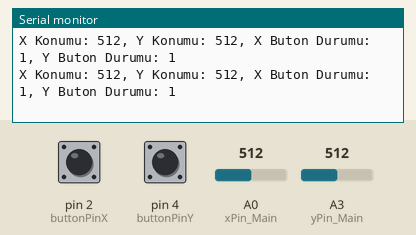
This sketch was run on a simulated Arduino Uno, built with avr-gcc and run on an emulated ATmega328P. Shown: the last lines printed to the serial monitor. Inputs (shaded band) come from the test bench; at power-on: A0 (xPin_Main) = 512, A3 (yPin_Main) = 512, pin 2 (buttonPinX) HIGH, pin 4 (buttonPinY) HIGH.

Above: at 1.2 s.
1.3 s: A0 (xPin_Main) set to 716
At 1.35 s:
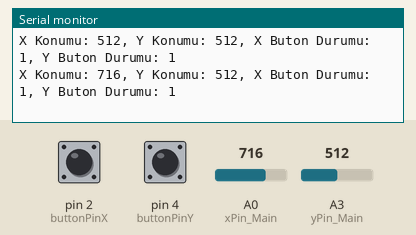
4.3 s: A3 (yPin_Main) set to 716
At 4.35 s:
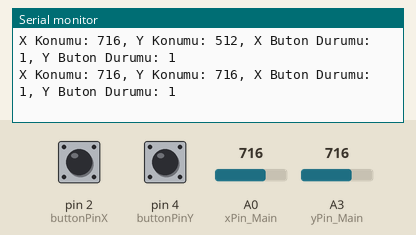
7.3 s: pin 2 (buttonPinX) pulled LOW for 0.15 s
At 7.45 s:
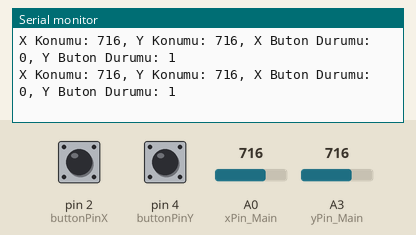
10.4 s: pin 4 (buttonPinY) pulled LOW for 0.15 s
At 10.55 s:
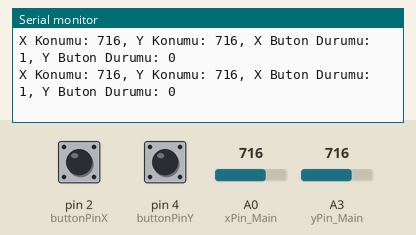
13.5 s: A0 (xPin_Main) set to 900
At 13.55 s:
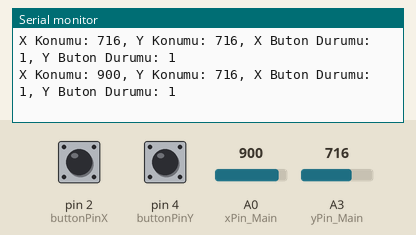
16.5 s: pin 2 (buttonPinX) pulled LOW for 1 s
At 16.65 s:
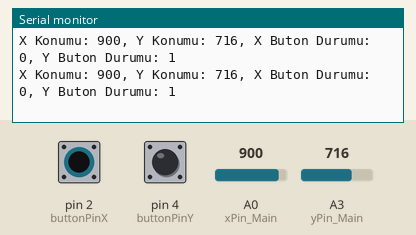
Timing chart, 0 to 19.5 s (numbered marks = the images above; inputs shaded):
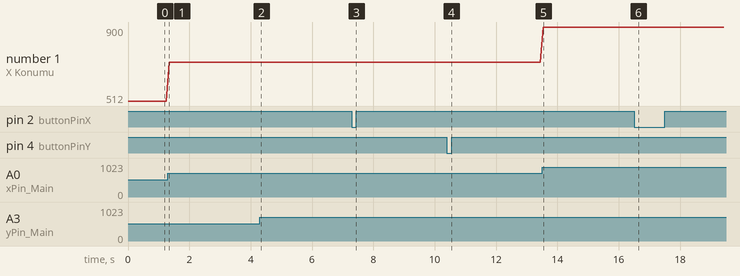

The sketch:

twoJoysticks.ino
```cpp
#define xleft main
#define yright main

int xPin_Main=A0;
int yPin_Left=A1;
int xPin_Right=A2;
int yPin_Main=A3;
int buttonPinX=2;
int buttonPinY=4;

int xPositionA;
int yPositionA;
int xPositionB;
int yPositionB;
int buttonSituationX;
int buttonSituationY;

void setup() {

  Serial.begin(9600);
  pinMode(xPin_Main, INPUT);
  pinMode(yPin_Left, INPUT);
  pinMode(xPin_Right, INPUT);
  pinMode(yPin_Main, INPUT);
  pinMode(buttonPinX, INPUT_PULLUP);
  pinMode(buttonPinY, INPUT_PULLUP);


}

void loop() {
  xPositionA=analogRead(xPin_Main);
  yPositionA=analogRead(yPin_Main);

  buttonSituationX=digitalRead(buttonPinX);
  buttonSituationY=digitalRead(buttonPinY);

  Serial.print("X Konumu: ");
  Serial.print(xPositionA);
  Serial.print(", ");

  Serial.print("Y Konumu: ");
  Serial.print(yPositionA);
  Serial.print(", ");

  Serial.print("X Buton Durumu: ");
  Serial.print(buttonSituationX);
  Serial.print(", ");

  Serial.print("Y Buton Durumu: ");
  Serial.println(buttonSituationY);


  delay(100);

}
```

Measured:
- after the input at 1.3 s, the serial monitor: prints a new line at once (image 1)
- after the input at 4.3 s, the serial monitor: prints a new line at once (image 2)
- after the input at 7.3 s, the serial monitor: prints a new line at once (image 3)
- after the input at 10.4 s, the serial monitor: prints a new line at once (image 4)
- after the input at 13.5 s, the serial monitor: prints a new line at once (image 5)
- after the input at 16.5 s, the serial monitor: prints a new line at once (image 6)
- plotted number 1: 512 → 716 after the input at 1.3 s, 716 → 900 after the input at 13.5 s
